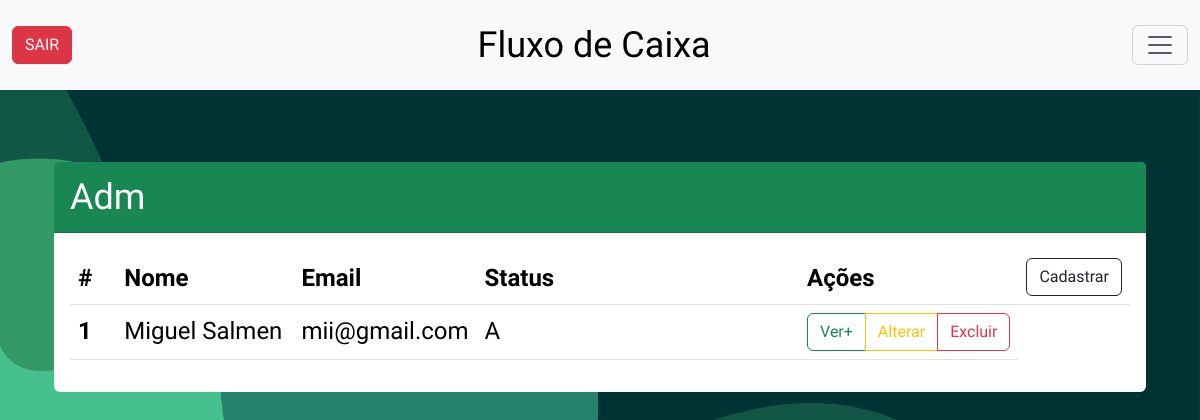
Before: /dashboard.php?page=adm with the older database file.
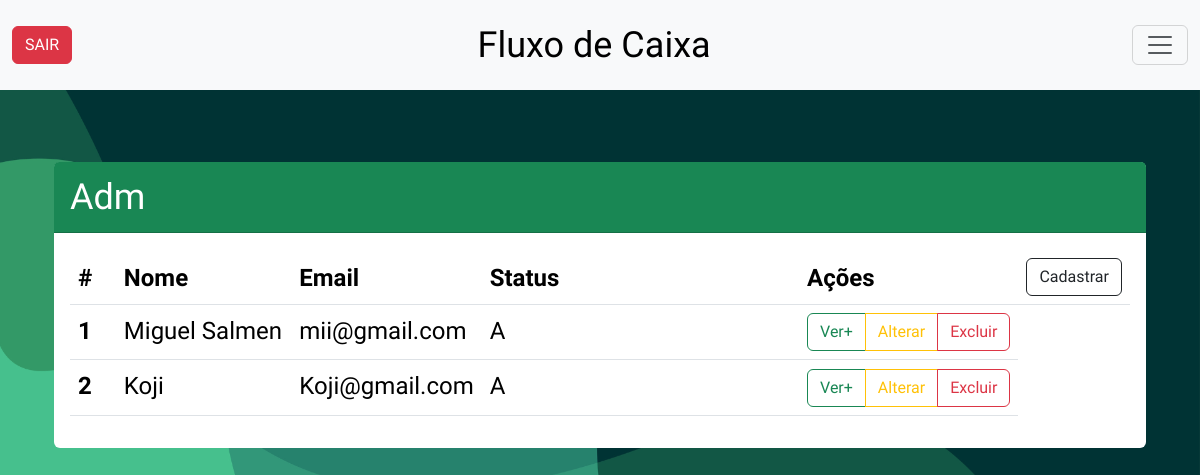
After: the same page with the newer database file.
### tables this page shows
CREATE TABLE `adm` (
  `idadm` int(10) unsigned NOT NULL AUTO_INCREMENT,
  `nome` varchar(45) NOT NULL,
  `email` varchar(255) NOT NULL,
  `senha` varchar(255) NOT NULL,
  `ativo` char(1) DEFAULT 'A',
  `cadastro` datetime DEFAULT current_timestamp(),
  `alteracao` timestamp NOT NULL DEFAULT current_timestamp() ON UPDATE current_timestamp(),
  PRIMARY KEY (`idadm`)
);

### tbadm.php (the view, shortened to what this page needs)
<br>
<br>
<div class="container">
  <div class="card" style="border: 0;">
    <div class="card-header bg-success text-white">
      Adm
    </div>
    <div class="card-body">
      <table class="table">
        <thead>
          <tr>
            <th scope="col">#</th>
            <th scope="col">Nome</th>
            <th scope="col">Email</th>
            <th scope="col">Status</th>
            <th scope="col">Ações</th>
            <th scope="col"><button class="btn btn-outline-dark " data-bs-toggle="modal" data-bs-target="#cadadm">Cadastrar</button></th>
          </tr>
        </thead>
        <tbody>
          <?php
          $conn = connection();
          $select = $conn->prepare("SELECT idadm, nome, email, ativo FROM adm");
          $select->execute();
          foreach ($select as $table) {
            $idadm = $table['idadm'];
            $nome = $table['nome'];
            $email = $table['email'];
            $ativo = $table['ativo'];
          ?>
            <tr>
              <th scope="row" style="width:5%"><?php echo $idadm ?></th>
              <td style="width:20%"><?php echo $nome ?></td>
              <td style="width:15%"><?php echo $email ?></td>
              <td style="width:40%"><?php echo $ativo ?></td>
              <td>
                <div class="btn-group" role="group" aria-label="Basic outlined example">
                  <button type="button" class="btn btn-outline-success" data-bs-toggle="modal" data-bs-target="#seemoreadm<?php echo $idadm ?>">Ver+</button>
                  <button type="button" class="btn btn-outline-warning" data-bs-toggle="modal" data-bs-target="#alteraradm<?php echo $idadm ?>">Alterar</button>
                  <button type="button" class="btn btn-outline-danger" data-bs-toggle="modal" data-bs-target="#deladm<?php echo $idadm ?>">Excluir</button>
                </div>
              </td>
            </tr>
          <?php
          }
          ?>
        </tbody>
      </table>
    </div>
  </div>
</div>

Changed rows visible on the page:
added adm: idadm "2", nome "Koji", email "Koji@gmail.com", ativo "A"
